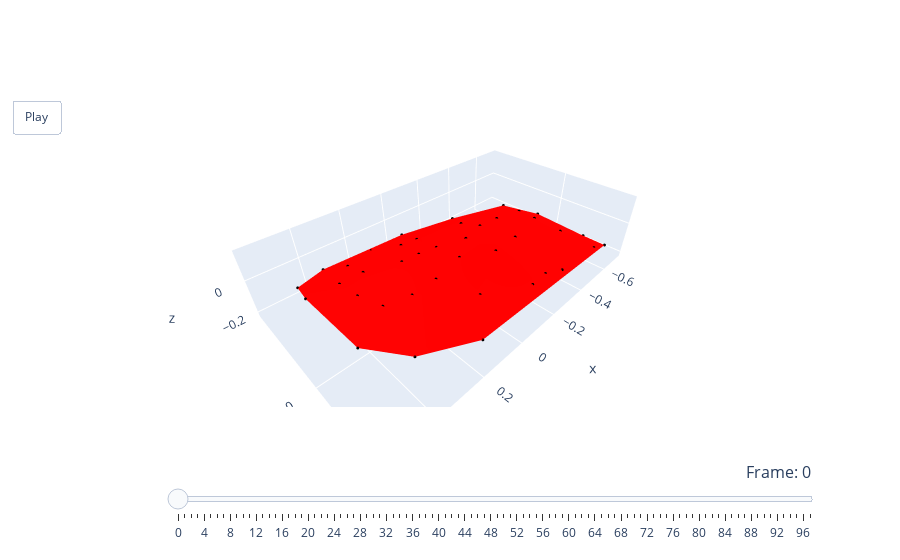

The notebook cell this image was saved under:
### Code cell
import plotly.graph_objects as go
import numpy as np

# locations is a 3d array holding the locations of all points (ideally in the ant coordiante system but any system should be okay)
# shape is (# points, # frames, 3)

n_frames = locations.shape[1]
t = np.arange(n_frames)

frames = []
# Generate data for each frame
for frame in range(n_frames):
    x = locations[:, frame, 0]
    y = locations[:, frame, 1]
    z = locations[:, frame, 2]
    x_ = locations[:, 0, 0]
    y_ = locations[:, 0, 1]
    z_ = locations[:, 0, 2]
    
    frames.append(go.Frame(data=[
        go.Mesh3d(z=z, x=x, y=y, opacity=1, color='red', name="mesh"),
        go.Scatter3d(x=x, y=y, z=z, mode='markers', marker=dict(size=1, color='black')),

        # can remove these to hide the start location
        #go.Mesh3d(z=z_, x=x_, y=y_, opacity=0.2, color='blue', name="start position"),
        #go.Scatter3d(x=x_, y=y_, z=z_, mode='markers', marker=dict(size=1, color='black'))
        ],
        name=f'frame{frame}'
    ))

# Create the figure
fig = go.Figure(
    data=frames[0].data,
    frames=frames
)

xmin = np.min(locations[:, :, 0]) - 0.05
xmax = np.max(locations[:, :, 0]) + 0.05
ymin = np.min(locations[:, :, 1]) - 0.05
ymax = np.max(locations[:, :, 1]) + 0.05 
zmin = np.min(locations[:, :, 2]) - 0.05 
zmax = np.max(locations[:, :, 2]) + 0.05

# Configure the layout
fig.update_layout(
    updatemenus=[{
        'type': 'buttons',
        'showactive': False,
        'buttons': [{
            'label': 'Play',
            'method': 'animate',
            'args': [None, {'frame': {'duration': 250, 'redraw': True}, 'fromcurrent': True, 'mode': 'immediate'}]
        }]
    }],
    sliders=[{
        'active': 0,
        'yanchor': 'top',
        'xanchor': 'left',
        'currentvalue': {
            'font': {'size': 16},
            'prefix': 'Frame: ',
            'visible': True,
            'xanchor': 'right'
        },
        'transition': {'duration': 300, 'easing': 'cubic-in-out'},
        'pad': {'b': 10, 't': 50},
        'len': 0.9,
        'x': 0.1,
        'y': 0,
        'steps': [
            {
                'args': [
                    [f'frame{k}'],
                    {'frame': {'duration': 300, 'redraw': True},
                     'mode': 'immediate',
                     'transition': {'duration': 300}}
                ],
                'label': str(k),
                'method': 'animate'
            } for k in range(n_frames)
        ]
    }],
    scene=dict(
        aspectmode="data",
        xaxis=dict(range=[xmin, xmax], autorange=False),
        yaxis=dict(range=[ymin, ymax], autorange=False),
        zaxis=dict(range=[zmin, zmax], autorange=False),
        aspectratio=dict(x=1, y=1, z=1)
    )
)

fig.show()

### Figure 1 — Plotly figure (JSON) as saved in the notebook; plotly's stock layout.template omitted (floating-point values rounded to 4 significant figures)
{"data": [{"color": "red", "name": "mesh", "opacity": 1, "type": "mesh3d", "x": [-0.5481, -0.6845, -0.6898, -0.6305, -0.6122, -0.5318, -0.5371, -0.5477, -0.3014, -0.3599, -0.2471, -0.2102, -0.246, -0.1212, -0.1624, -0.3249, -0.2469, -0.1538, -0.03359, -0.04151, 0.04362, 0.03847, 0.1505, 0.114, 0.03297, 0.1559, -0.05342, -0.0512, 0.3477, 0.3779, 0.3856, 0.2349, 0.1433, 0.3038, 0.3969, 0.3086, 0.3804, 0.4972, 0.5222, 0.5016], "y": [0.1323, 0.1837, 0.2941, 0.2718, -0.03928, -0.003737, -0.1991, -0.1067, 0.0613, -0.09244, -0.09158, -0.171, -0.2643, -0.05257, 0.07389, 0.2895, 0.2615, 0.2689, 0.0003306, -0.1451, -0.1555, -0.2826, -0.3445, 0.03013, 0.1738, 0.3028, -0.292, -0.4014, 0.04417, 0.237, -0.03787, 0.04631, -0.1323, -0.1349, -0.1285, -0.2357, -0.2849, 0.1418, -0.09156, -0.211], "z": [-0.06328, -0.1471, -0.1541, -0.1491, -0.06746, -0.03714, -0.0457, -0.04697, 0.001871, 0.007689, 0.02092, 0.01346, -0.02201, 0.03578, 0.00838, -0.0817, -0.06912, -0.06258, 0.00583, -0.02859, -0.0236, -0.04909, -0.05, -0.001135, -0.04999, -0.09753, -0.07077, -0.1025, 0.04412, -0.0247, 0.06591, 0.01371, 0.011, 0.06126, 0.06971, 0.02955, 0.02647, 0.05458, 0.121, 0.06795]}, {"marker": {"color": "black", "size": 1}, "mode": "markers", "type": "scatter3d", "x": [-0.5481, -0.6845, -0.6898, -0.6305, -0.6122, -0.5318, -0.5371, -0.5477, -0.3014, -0.3599, -0.2471, -0.2102, -0.246, -0.1212, -0.1624, -0.3249, -0.2469, -0.1538, -0.03359, -0.04151, 0.04362, 0.03847, 0.1505, 0.114, 0.03297, 0.1559, -0.05342, -0.0512, 0.3477, 0.3779, 0.3856, 0.2349, 0.1433, 0.3038, 0.3969, 0.3086, 0.3804, 0.4972, 0.5222, 0.5016], "y": [0.1323, 0.1837, 0.2941, 0.2718, -0.03928, -0.003737, -0.1991, -0.1067, 0.0613, -0.09244, -0.09158, -0.171, -0.2643, -0.05257, 0.07389, 0.2895, 0.2615, 0.2689, 0.0003306, -0.1451, -0.1555, -0.2826, -0.3445, 0.03013, 0.1738, 0.3028, -0.292, -0.4014, 0.04417, 0.237, -0.03787, 0.04631, -0.1323, -0.1349, -0.1285, -0.2357, -0.2849, 0.1418, -0.09156, -0.211], "z": [-0.06328, -0.1471, -0.1541, -0.1491, -0.06746, -0.03714, -0.0457, -0.04697, 0.001871, 0.007689, 0.02092, 0.01346, -0.02201, 0.03578, 0.00838, -0.0817, -0.06912, -0.06258, 0.00583, -0.02859, -0.0236, -0.04909, -0.05, -0.001135, -0.04999, -0.09753, -0.07077, -0.1025, 0.04412, -0.0247, 0.06591, 0.01371, 0.011, 0.06126, 0.06971, 0.02955, 0.02647, 0.05458, 0.121, 0.06795]}], "layout": {"scene": {"aspectmode": "data", "aspectratio": {"x": 1, "y": 1, "z": 1}, "xaxis": {"autorange": false, "range": [-0.7464, 0.5979]}, "yaxis": {"autorange": false, "range": [-0.4521, 0.3528]}, "zaxis": {"autorange": false, "range": [-0.2324, 0.1722]}}, "sliders": [{"active": 0, "currentvalue": {"font": {"size": 16}, "prefix": "Frame: ", "visible": true, "xanchor": "right"}, "len": 0.9, "pad": {"b": 10, "t": 50}, "steps": [{"args": [["frame0"], {"frame": {"duration": 300, "redraw": true}, "mode": "immediate", "transition": {"duration": 300}}], "label": "0", "method": "animate"}, {"args": [["frame1"], {"frame": {"duration": 300, "redraw": true}, "mode": "immediate", "transition": {"duration": 300}}], "label": "1", "method": "animate"}, {"args": [["frame2"], {"frame": {"duration": 300, "redraw": true}, "mode": "immediate", "transition": {"duration": 300}}], "label": "2", "method": "animate"}, {"args": [["frame3"], {"frame": {"duration": 300, "redraw": true}, "mode": "immediate", "transition": {"duration": 300}}], "label": "3", "method": "animate"}, {"args": [["frame4"], {"frame": {"duration": 300, "redraw": true}, "mode": "immediate", "transition": {"duration": 300}}], "label": "4", "method": "animate"}, {"args": [["frame5"], {"frame": {"duration": 300, "redraw": true}, "mode": "immediate", "transition": {"duration": 300}}], "label": "5", "method": "animate"}, {"args": [["frame6"], {"frame": {"duration": 300, "redraw": true}, "mode": "immediate", "transition": {"duration": 300}}], "label": "6", "method": "animate"}, {"args": [["frame7"], {"frame": {"duration": 300, "redraw": true}, "mode": "immediate", "transition": {"duration": 300}}], "label": "7", "method": "animate"}, {"args": [["frame8"], {"frame": {"duration": 300, "redraw": true}, "mode": "immediate", "transition": {"duration": 300}}], "label": "8", "method": "animate"}, {"args": [["frame9"], {"frame": {"duration": 300, "redraw": true}, "mode": "immediate", "transition": {"duration": 300}}], "label": "9", "method": "animate"}, {"args": [["frame10"], {"frame": {"duration": 300, "redraw": true}, "mode": "immediate", "transition": {"duration": 300}}], "label": "10", "method": "animate"}, {"args": [["frame11"], {"frame": {"duration": 300, "redraw": true}, "mode": "immediate", "transition": {"duration": 300}}], "label": "11", "method": "animate"}, {"args": [["frame12"], {"frame": {"duration": 300, "redraw": true}, "mode": "immediate", "transition": {"duration": 300}}], "label": "12", "method": "animate"}, {"args": [["frame13"], {"frame": {"duration": 300, "redraw": true}, "mode": "immediate", "transition": {"duration": 300}}], "label": "13", "method": "animate"}, {"args": [["frame14"], {"frame": {"duration": 300, "redraw": true}, "mode": "immediate", "transition": {"duration": 300}}], "label": "14", "method": "animate"}, {"args": [["frame15"], {"frame": {"duration": 300, "redraw": true}, "mode": "immediate", "transition": {"duration": 300}}], "label": "15", "method": "animate"}, {"args": [["frame16"], {"frame": {"duration": 300, "redraw": true}, "mode": "immediate", "transition": {"duration": 300}}], "label": "16", "method": "animate"}, {"args": [["frame17"], {"frame": {"duration": 300, "redraw": true}, "mode": "immediate", "transition": {"duration": 300}}], "label": "17", "method": "animate"}, {"args": [["frame18"], {"frame": {"duration": 300, "redraw": true}, "mode": "immediate", "transition": {"duration": 300}}], "label": "18", "method": "animate"}, {"args": [["frame19"], {"frame": {"duration": 300, "redraw": true}, "mode": "immediate", "transition": {"duration": 300}}], "label": "19", "method": "animate"}, {"args": [["frame20"], {"frame": {"duration": 300, "redraw": true}, "mode": "immediate", "transition": {"duration": 300}}], "label": "20", "method": "animate"}, {"args": [["frame21"], {"frame": {"duration": 300, "redraw": true}, "mode": "immediate", "transition": {"duration": 300}}], "label": "21", "method": "animate"}, {"args": [["frame22"], {"frame": {"duration": 300, "redraw": true}, "mode": "immediate", "transition": {"duration": 300}}], "label": "22", "method": "animate"}, {"args": [["frame23"], {"frame": {"duration": 300, "redraw": true}, "mode": "immediate", "transition": {"duration": 300}}], "label": "23", "method": "animate"}, {"args": [["frame24"], {"frame": {"duration": 300, "redraw": true}, "mode": "immediate", "transition": {"duration": 300}}], "label": "24", "method": "animate"}, {"args": [["frame25"], {"frame": {"duration": 300, "redraw": true}, "mode": "immediate", "transition": {"duration": 300}}], "label": "25", "method": "animate"}, {"args": [["frame26"], {"frame": {"duration": 300, "redraw": true}, "mode": "immediate", "transition": {"duration": 300}}], "label": "26", "method": "animate"}, {"args": [["frame27"], {"frame": {"duration": 300, "redraw": true}, "mode": "immediate", "transition": {"duration": 300}}], "label": "27", "method": "animate"}, {"args": [["frame28"], {"frame": {"duration": 300, "redraw": true}, "mode": "immediate", "transition": {"duration": 300}}], "label": "28", "method": "animate"}, {"args": [["frame29"], {"frame": {"duration": 300, "redraw": true}, "mode": "immediate", "transition": {"duration": 300}}], "label": "29", "method": "animate"}, {"args": [["frame30"], {"frame": {"duration": 300, "redraw": true}, "mode": "immediate", "transition": {"duration": 300}}], "label": "30", "method": "animate"}, {"args": [["frame31"], {"frame": {"duration": 300, "redraw": true}, "mode": "immediate", "transition": {"duration": 300}}], "label": "31", "method": "animate"}, {"args": [["frame32"], {"frame": {"duration": 300, "redraw": true}, "mode": "immediate", "transition": {"duration": 300}}], "label": "32", "method": "animate"}, {"args": [["frame33"], {"frame": {"duration": 300, "redraw": true}, "mode": "immediate", "transition": {"duration": 300}}], "label": "33", "method": "animate"}, {"args": [["frame34"], {"frame": {"duration": 300, "redraw": true}, "mode": "immediate", "transition": {"duration": 300}}], "label": "34", "method": "animate"}, {"args": [["frame35"], {"frame": {"duration": 300, "redraw": true}, "mode": "immediate", "transition": {"duration": 300}}], "label": "35", "method": "animate"}, {"args": [["frame36"], {"frame": {"duration": 300, "redraw": true}, "mode": "immediate", "transition": {"duration": 300}}], "label": "36", "method": "animate"}, {"args": [["frame37"], {"frame": {"duration": 300, "redraw": true}, "mode": "immediate", "transition": {"duration": 300}}], "label": "37", "method": "animate"}, {"args": [["frame38"], {"frame": {"duration": 300, "redraw": true}, "mode": "immediate", "transition": {"duration": 300}}], "label": "38", "method": "animate"}, {"args": [["frame39"], {"frame": {"duration": 300, "redraw": true}, "mode": "immediate", "transition": {"duration": 300}}], "label": "39", "method": "animate"}, {"args": [["frame40"], {"frame": {"duration": 300, "redraw": true}, "mode": "immediate", "transition": {"duration": 300}}], "label": "40", "method": "animate"}, {"args": [["frame41"], {"frame": {"duration": 300, "redraw": true}, "mode": "immediate", "transition": {"duration": 300}}], "label": "41", "method": "animate"}, {"args": [["frame42"], {"frame": {"duration": 300, "redraw": true}, "mode": "immediate", "transition": {"duration": 300}}], "label": "42", "method": "animate"}, {"args": [["frame43"], {"frame": {"duration": 300, "redraw": true}, "mode": "immediate", "transition": {"duration": 300}}], "label": "43", "method": "animate"}, {"args": [["frame44"], {"frame": {"duration": 300, "redraw": true}, "mode": "immediate", "transition": {"duration": 300}}], "label": "44", "method": "animate"}, {"args": [["frame45"], {"frame": {"duration": 300, "redraw": true}, "mode": "immediate", "transition": {"duration": 300}}], "label": "45", "method": "animate"}, {"args": [["frame46"], {"frame": {"duration": 300, "redraw": true}, "mode": "immediate", "transition": {"duration": 300}}], "label": "46", "method": "animate"}, {"args": [["frame47"], {"frame": {"duration": 300, "redraw": true}, "mode": "immediate", "transition": {"duration": 300}}], "label": "47", "method": "animate"}, {"args": [["frame48"], {"frame": {"duration": 300, "redraw": true}, "mode": "immediate", "transition": {"duration": 300}}], "label": "48", "method": "animate"}, {"args": [["frame49"], {"frame": {"duration": 300, "redraw": true}, "mode": "immediate", "transition": {"duration": 300}}], "label": "49", "method": "animate"}, {"args": [["frame50"], {"frame": {"duration": 300, "redraw": true}, "mode": "immediate", "transition": {"duration": 300}}], "label": "50", "method": "animate"}, {"args": [["frame51"], {"frame": {"duration": 300, "redraw": true}, "mode": "immediate", "transition": {"duration": 300}}], "label": "51", "method": "animate"}, {"args": [["frame52"], {"frame": {"duration": 300, "redraw": true}, "mode": "immediate", "transition": {"duration": 300}}], "label": "52", "method": "animate"}, {"args": [["frame53"], {"frame": {"duration": 300, "redraw": true}, "mode": "immediate", "transition": {"duration": 300}}], "label": "53", "method": "animate"}, {"args": [["frame54"], {"frame": {"duration": 300, "redraw": true}, "mode": "immediate", "transition": {"duration": 300}}], "label": "54", "method": "animate"}, {"args": [["frame55"], {"frame": {"duration": 300, "redraw": true}, "mode": "immediate", "transition": {"duration": 300}}], "label": "55", "method": "animate"}, {"args": [["frame56"], {"frame": {"duration": 300, "redraw": true}, "mode": "immediate", "transition": {"duration": 300}}], "label": "56", "method": "animate"}, {"args": [["frame57"], {"frame": {"duration": 300, "redraw": true}, "mode": "immediate", "transition": {"duration": 300}}], "label": "57", "method": "animate"}, {"args": [["frame58"], {"frame": {"duration": 300, "redraw": true}, "mode": "immediate", "transition": {"duration": 300}}], "label": "58", "method": "animate"}, {"args": [["frame59"], {"frame": {"duration": 300, "redraw": true}, "mode": "immediate", "transition": {"duration": 300}}], "label": "59", "method": "animate"}, {"args": [["frame60"], {"frame": {"duration": 300, "redraw": true}, "mode": "immediate", "transition": {"duration": 300}}], "label": "60", "method": "animate"}, {"args": [["frame61"], {"frame": {"duration": 300, "redraw": true}, "mode": "immediate", "transition": {"duration": 300}}], "label": "61", "method": "animate"}, {"args": [["frame62"], {"frame": {"duration": 300, "redraw": true}, "mode": "immediate", "transition": {"duration": 300}}], "label": "62", "method": "animate"}, {"args": [["frame63"], {"frame": {"duration": 300, "redraw": true}, "mode": "immediate", "transition": {"duration": 300}}], "label": "63", "method": "animate"}, {"args": [["frame64"], {"frame": {"duration": 300, "redraw": true}, "mode": "immediate", "transition": {"duration": 300}}], "label": "64", "method": "animate"}, {"args": [["frame65"], {"frame": {"duration": 300, "redraw": true}, "mode": "immediate", "transition": {"duration": 300}}], "label": "65", "method": "animate"}, {"args": [["frame66"], {"frame": {"duration": 300, "redraw": true}, "mode": "immediate", "transition": {"duration": 300}}], "label": "66", "method": "animate"}, {"args": [["frame67"], {"frame": {"duration": 300, "redraw": true}, "mode": "immediate", "transition": {"duration": 300}}], "label": "67", "method": "animate"}, {"args": [["frame68"], {"frame": {"duration": 300, "redraw": true}, "mode": "immediate", "transition": {"duration": 300}}], "label": "68", "method": "animate"}, {"args": [["frame69"], {"frame": {"duration": 300, "redraw": true}, "mode": "immediate", "transition": {"duration": 300}}], "label": "69", "method": "animate"}, {"args": [["frame70"], {"frame": {"duration": 300, "redraw": true}, "mode": "immediate", "transition": {"duration": 300}}], "label": "70", "method": "animate"}, {"args": [["frame71"], {"frame": {"duration": 300, "redraw": true}, "mode": "immediate", "transition": {"duration": 300}}], "label": "71", "method": "animate"}, {"args": [["frame72"], {"frame": {"duration": 300, "redraw": true}, "mode": "immediate", "transition": {"duration": 300}}], "label": "72", "method": "animate"}, {"args": [["frame73"], {"frame": {"duration": 300, "redraw": true}, "mode": "immediate", "transition": {"duration": 300}}], "label": "73", "method": "animate"}, {"args": [["frame74"], {"frame": {"duration": 300, "redraw": true}, "mode": "immediate", "transition": {"duration": 300}}], "label": "74", "method": "animate"}, {"args": [["frame75"], {"frame": {"duration": 300, "redraw": true}, "mode": "immediate", "transition": {"duration": 300}}], "label": "75", "method": "animate"}, {"args": [["frame76"], {"frame": {"duration": 300, "redraw": true}, "mode": "immediate", "transition": {"duration": 300}}], "label": "76", "method": "animate"}, {"args": [["frame77"], {"frame": {"duration": 300, "redraw": true}, "mode": "immediate", "transition": {"duration": 300}}], "label": "77", "method": "animate"}, {"args": [["frame78"], {"frame": {"duration": 300, "redraw": true}, "mode": "immediate", "transition": {"duration": 300}}], "label": "78", "method": "animate"}, {"args": [["frame79"], {"frame": {"duration": 300, "redraw": true}, "mode": "immediate", "transition": {"duration": 300}}], "label": "79", "method": "animate"}, {"args": [["frame80"], {"frame": {"duration": 300, "redraw": true}, "mode": "immediate", "transition": {"duration": 300}}], "label": "80", "method": "animate"}, {"args": [["frame81"], {"frame": {"duration": 300, "redraw": true}, "mode": "immediate", "transition": {"duration": 300}}], "label": "81", "method": "animate"}, {"args": [["frame82"], {"frame": {"duration": 300, "redraw": true}, "mode": "immediate", "transition": {"duration": 300}}], "label": "82", "method": "animate"}, {"args": [["frame83"], {"frame": {"duration": 300, "redraw": true}, "mode": "immediate", "transition": {"duration": 300}}], "label": "83", "method": "animate"}, {"args": [["frame84"], {"frame": {"duration": 300, "redraw": true}, "mode": "immediate", "transition": {"duration": 300}}], "label": "84", "method": "animate"}, {"args": [["frame85"], {"frame": {"duration": 300, "redraw": true}, "mode": "immediate", "transition": {"duration": 300}}], "label": "85", "method": "animate"}, {"args": [["frame86"], {"frame": {"duration": 300, "redraw": true}, "mode": "immediate", "transition": {"duration": 300}}], "label": "86", "method": "animate"}, {"args": [["frame87"], {"frame": {"duration": 300, "redraw": true}, "mode": "immediate", "transition": {"duration": 300}}], "label": "87", "method": "animate"}, {"args": [["frame88"], {"frame": {"duration": 300, "redraw": true}, "mode": "immediate", "transition": {"duration": 300}}], "label": "88", "method": "animate"}, {"args": [["frame89"], {"frame": {"duration": 300, "redraw": true}, "mode": "immediate", "transition": {"duration": 300}}], "label": "89", "method": "animate"}, {"args": [["frame90"], {"frame": {"duration": 300, "redraw": true}, "mode": "immediate", "transition": {"duration": 300}}], "label": "90", "method": "animate"}, {"args": [["frame91"], {"frame": {"duration": 300, "redraw": true}, "mode": "immediate", "transition": {"duration": 300}}], "label": "91", "method": "animate"}, {"args": [["frame92"], {"frame": {"duration": 300, "redraw": true}, "mode": "immediate", "transition": {"duration": 300}}], "label": "92", "method": "animate"}, {"args": [["frame93"], {"frame": {"duration": 300, "redraw": true}, "mode": "immediate", "transition": {"duration": 300}}], "label": "93", "method": "animate"}, {"args": [["frame94"], {"frame": {"duration": 300, "redraw": true}, "mode": "immediate", "transition": {"duration": 300}}], "label": "94", "method": "animate"}, {"args": [["frame95"], {"frame": {"duration": 300, "redraw": true}, "mode": "immediate", "transition": {"duration": 300}}], "label": "95", "method": "animate"}, {"args": [["frame96"], {"frame": {"duration": 300, "redraw": true}, "mode": "immediate", "transition": {"duration": 300}}], "label": "96", "method": "animate"}, {"args": [["frame97"], {"frame": {"duration": 300, "redraw": true}, "mode": "immediate", "transition": {"duration": 300}}], "label": "97", "method": "animate"}], "transition": {"duration": 300, "easing": "cubic-in-out"}, "x": 0.1, "xanchor": "left", "y": 0, "yanchor": "top"}], "updatemenus": [{"buttons": [{"args": [null, {"frame": {"duration": 250, "redraw": true}, "fromcurrent": true, "mode": "immediate"}], "label": "Play", "method": "animate"}], "showactive": false, "type": "buttons"}]}}
